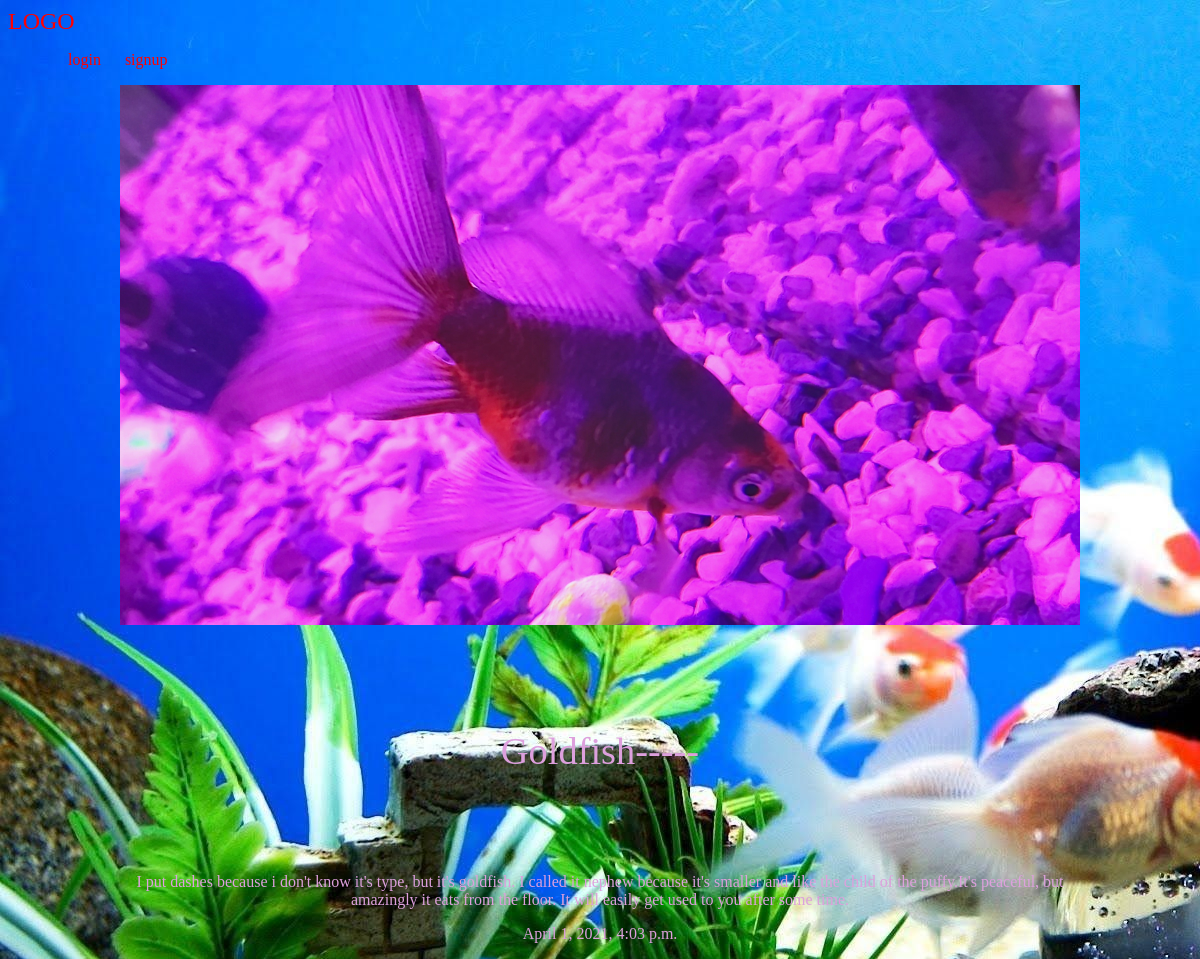
Page /shit/Goldfish- on the committed database.
### shit/models.py (models this page shows, shortened)
class Shit(models.Model):
    title = models.CharField(max_length = 100)
    slug = models.SlugField()
    body = models.TextField()
    date = models.DateTimeField(auto_now_add = True)
    image = models.ImageField(default='default.jpg',blank=True)
    author = models.ForeignKey(User,default=None,on_delete=models.CASCADE)

### shit/views.py (the view)
# urls.py: path('<slug>',views.shit_detail, name= "detail"),
def shit_detail(request,slug):
    shit = models.Shit.objects.get(slug=slug)
    return render(request, 'shit/shit_detail.html',{'shit':shit})

### shit/templates/shit/shit_detail.html
{%extends 'base.html' %}
{%block content%}
<div class="shit-detail">
  <div class="shit">
    <img src="{{shit.image.url}}" alt="">
    <h1>{{shit.title}}</h1>
    <p>{{shit.body}}</p>
    <p>{{shit.date}}</p>
  </div>
</div>
{%endblock%}

### assets/styles.css (style rules this page uses)
body { background-color: orange; background-image: url(puffy1.jpg); background-repesat-y:no-repeat; background-attachment: fixed; color:plum; }
body * { font-family:fantasy; }
h1,h2,h3,h4,h5 { font-weight:normal; margin:0; }
div.wrapper h1 { text-align:center; margin:100px auto; font-size:2.4em; }
.shit { padding:10px; border:1px solid light green; position:relative; padding-bottom:40px; }
.shit-detail .shit { padding:0; }
.shit-detail .shit img { max-width:100%; }
.shit-detail .shit p { text-align:center; }

### rows in the picture
Shit: image (picture), title "Goldfish-----", body "I put dashes because i don't know it's type, but it's goldfish. I called it nephew because it's smaller and like the child of the puffy.It's peaceful, but amazingly it eats from the floor. It will easily get used to you after some time.", date "April 1, 2021, 4:03 p.m."
